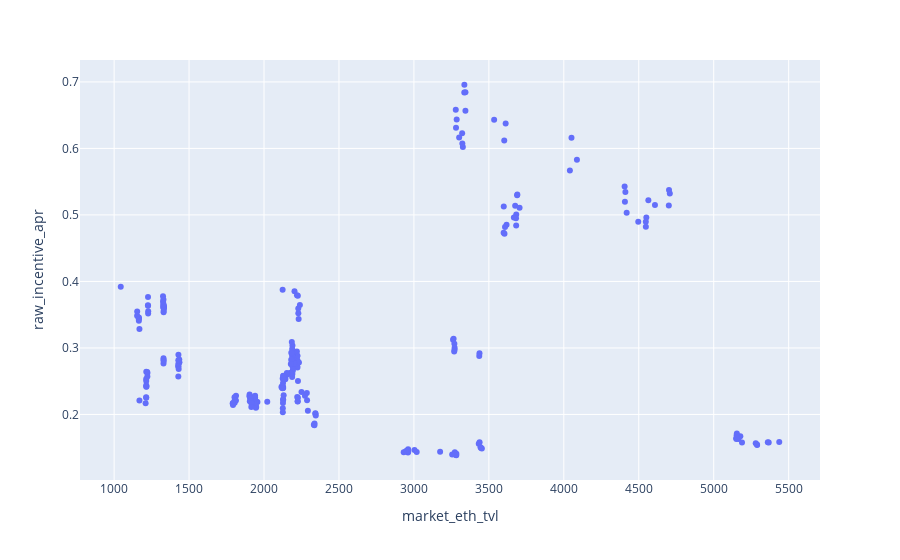

Here is the notebook cell this chart was saved with:
### Code cell
px.scatter(wstETH_sfrxETH_rETH_2_apr_df, x='market_eth_tvl', y='raw_incentive_apr')

### Figure 1 — Plotly figure (JSON) as saved in the notebook; plotly's stock layout.template omitted (floating-point values rounded to 4 significant figures; data arrays with more than 128 entries replaced by an {"elided": "..."} marker saying what was removed)
{"data": [{"hovertemplate": "market_eth_tvl=%{x}<br>raw_incentive_apr=%{y}<extra></extra>", "legendgroup": "", "marker": {"color": "#636efa", "symbol": "circle"}, "mode": "markers", "name": "", "orientation": "v", "showlegend": false, "type": "scatter", "x": {"elided": "255 float values"}, "xaxis": "x", "y": {"elided": "255 float values"}, "yaxis": "y"}], "layout": {"legend": {"tracegroupgap": 0}, "margin": {"t": 60}, "xaxis": {"anchor": "y", "domain": [0, 1], "title": {"text": "market_eth_tvl"}}, "yaxis": {"anchor": "x", "domain": [0, 1], "title": {"text": "raw_incentive_apr"}}}}
